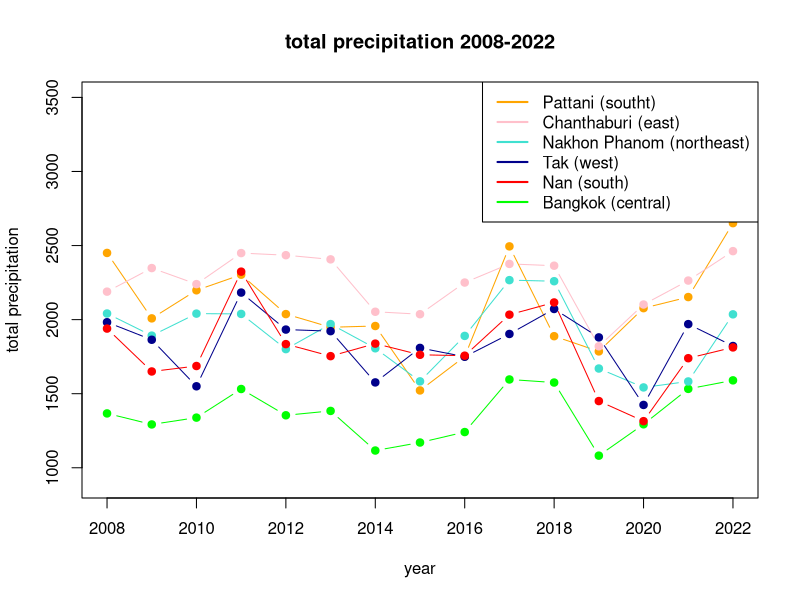
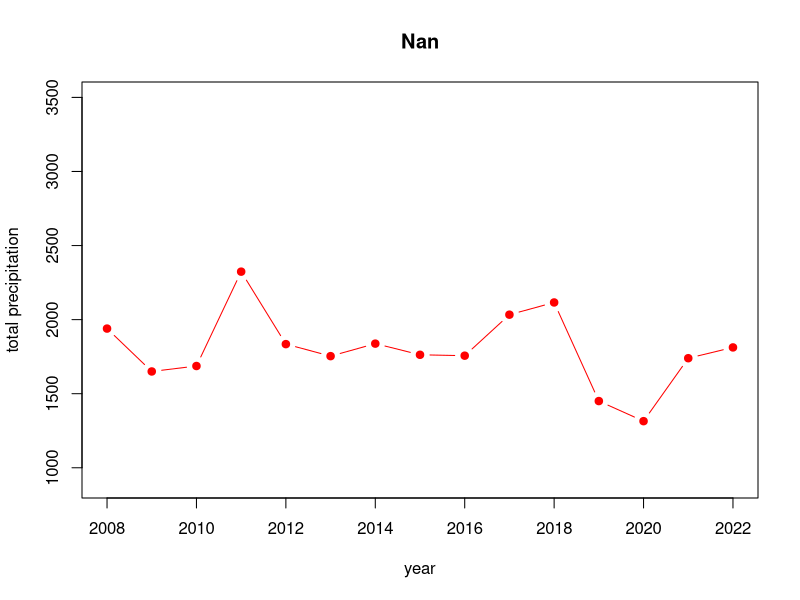
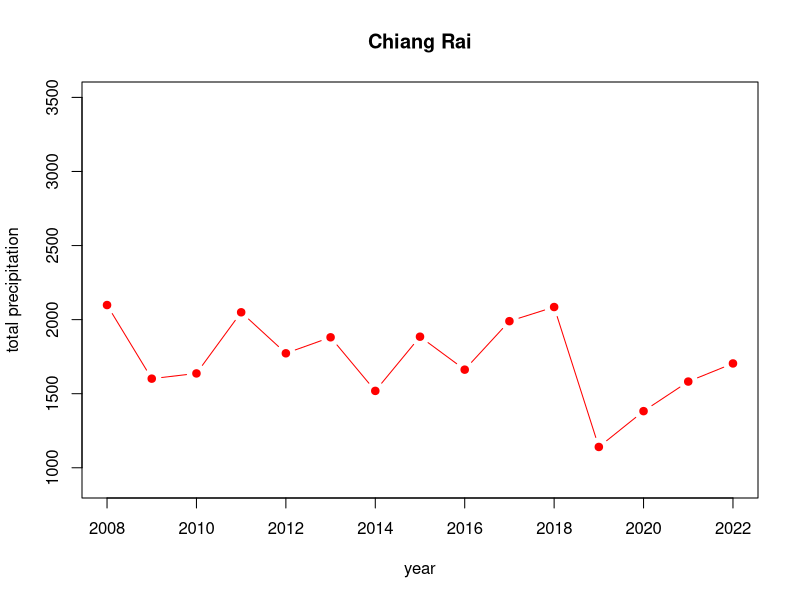
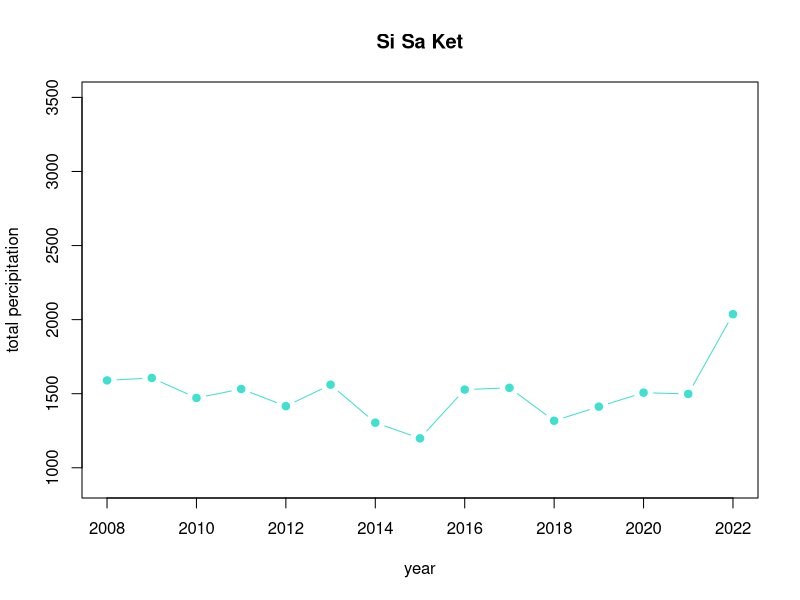
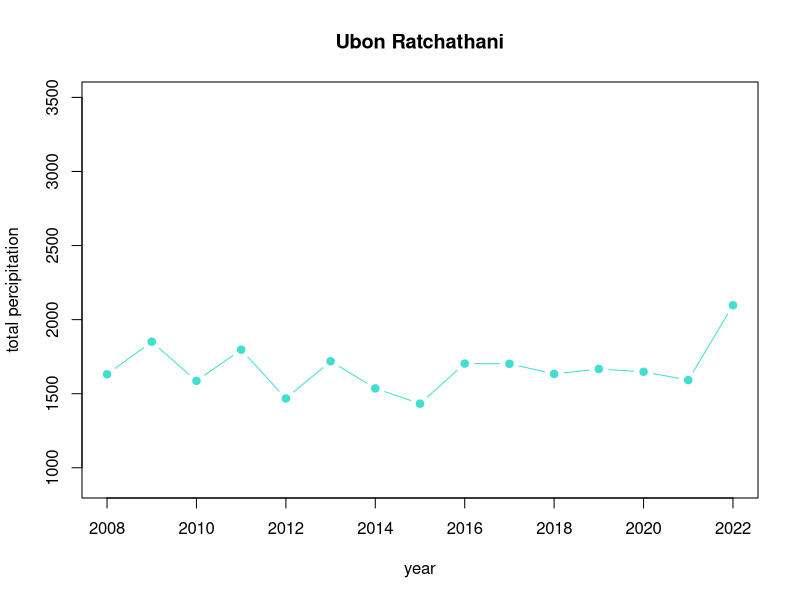
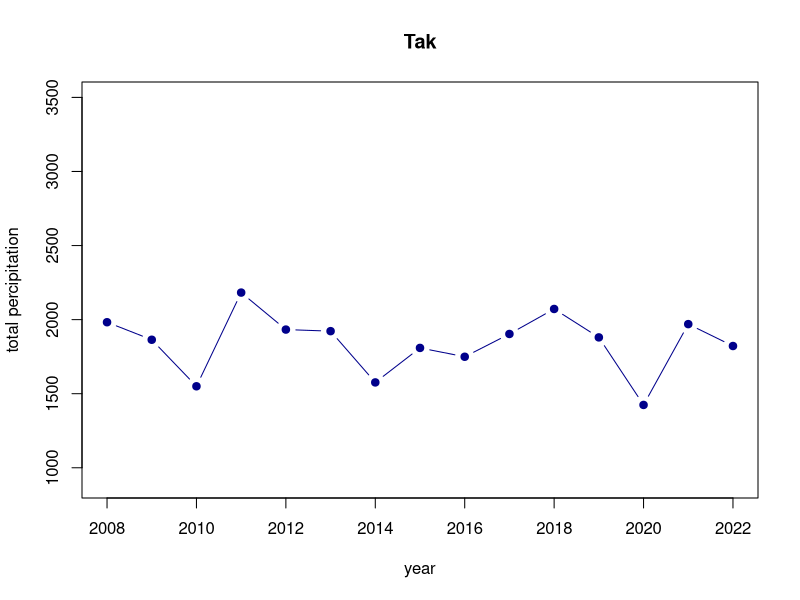
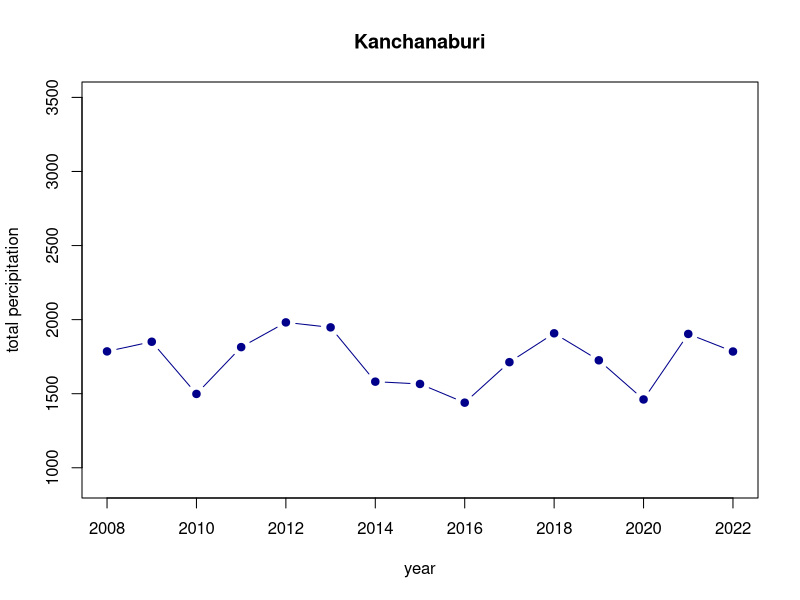
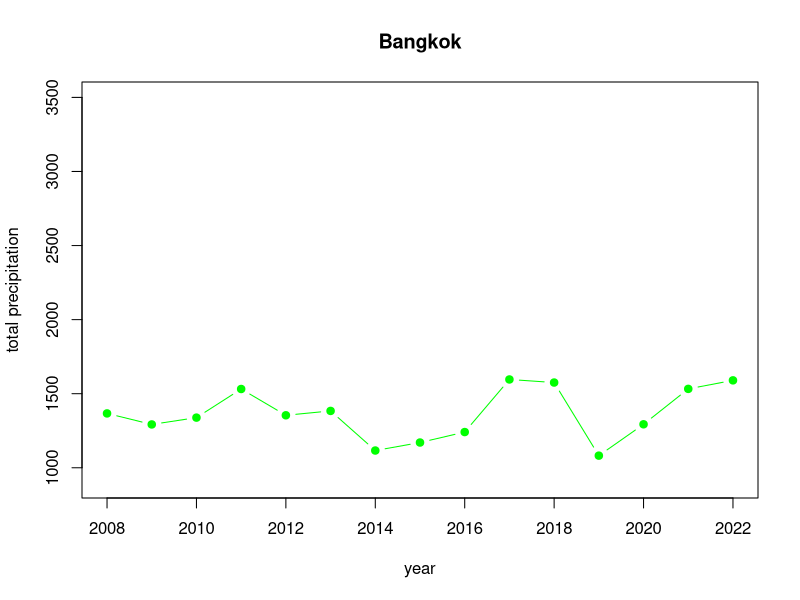

These charts were generated, in order, by the following R code:
## ---- chunk 1
install.packages("readxl")
library(readxl)
## ---- chunk 2
daymin <- read_excel("Thailand.xlsx",sheet = "era5_t2m_daymin_annual_Thailand")
daymin
## ---- chunk 3
daymax <- read_excel("Thailand.xlsx",sheet = "era5_t2m_daymax_annual_Thailand")
daymax
## ---- chunk 4
tp <- read_excel("Thailand.xlsx",sheet = "era5_tp(mm)_annual_Thailand")
tp
## ---- chunk 5
Gideon <- read_excel("Dengue_Data.xlsx",sheet = "Gideon")
Gideon
## ---- chunk 6
tp_sorted = tp[order(tp$`2022`, decreasing = TRUE), ]
tp_sorted
## ---- chunk 7
#sub districts with Highest Precipitation
tp_highest = head(tp_sorted)
tp_highest_list = tp_highest$ADM1_EN
tp_highest_list
## ---- chunk 8
#sub districts with Lowest Precipitation
tp_lowest = tail(tp_sorted) 
tp_lowest_list = tp_lowest$ADM1_EN
tp_lowest_list
## ---- chunk 9
daymax_sorted = daymax[order(daymax$`2022`, decreasing = TRUE), ]
daymax_sorted
## ---- chunk 10
#sub districts with Highest max Temperature
daymax_highest = head(daymax_sorted)
daymax_highest_list = daymax_highest$ADM1_EN
daymax_highest_list
## ---- chunk 11
#sub districts with Lowest max temperature
daymax_lowest = tail(daymax_sorted) 
daymax_lowest_list = daymax_lowest$ADM1_EN
daymax_lowest_list
## ---- chunk 12
daymin_sorted = daymin[order(daymin$`2022`, decreasing = TRUE), ]
daymin_sorted
## ---- chunk 13
#sub districts with Highest min temperature
daymin_highest = head(daymin_sorted)
daymin_highest_list = daymin_highest$ADM1_EN
daymin_highest_list
daymin_highest

## ---- chunk 14
#sub districts with Lowest min temperature
daymin_lowest = tail(daymin_sorted) 
daymin_lowest_list = daymin_lowest$ADM1_EN
daymin_lowest_list
## ---- chunk 15
temp_highest = unique(c(daymax_highest_list, daymin_highest_list))
temp_highest
## ---- chunk 16
temp_lowest = unique(c(daymax_lowest_list, daymin_lowest_list))
temp_lowest
## ---- chunk 17
temp_highest
## ---- chunk 18
temp_lowest
## ---- chunk 19
tp_highest_list
## ---- chunk 20
tp_lowest_list
## ---- chunk 21
province_names = daymax[,2]
province_names
## ---- chunk 22
#Mean over years 2008-2022 per province
tp_mean = apply(tp[,5:19], 1, mean)
tp_province_mean = cbind(province_names, tp_mean)
tp_province_mean

#Mean Min and Max Temperature per province
daymin_mean = apply(daymin[,5:19], 1, mean)
daymax_mean = apply(daymax[,5:19], 1, mean)

#Creation of a new dataframe with daymin and daymay per province
daymin_province_mean = cbind(daymin_mean, daymax_mean)
Temp_min_max = cbind(province_names, daymin_province_mean) 
Temp_min_max
## ---- chunk 23
meantemp = apply(Temp_min_max[,2:3], 1, mean)
temp_mean =  cbind(province_names, meantemp)
temp_mean
## ---- chunk 24
highest_meantemp = temp_mean[head(order(temp_mean[,2], decreasing = TRUE)),]
highest_meantemp
highest_meantemp_provinces = highest_meantemp[,1]
highest_meantemp_provinces
## ---- chunk 25
lowest_meantemp = temp_mean[tail(order(temp_mean[,2], decreasing = TRUE)),]
lowest_meantemp
lowest_meantemp_provinces = lowest_meantemp[,1]
lowest_meantemp_provinces
## ---- chunk 26
#mean of each province over all years
mean_tp = apply(tp[,5:19], 1, mean)
#add name of the provinces to the data frame
mean_tp = cbind(province_names, mean_tp)
colnames(mean_tp) = c("AMD1_EN", "meantp")
## ---- chunk 27
#sort the provinces by mean total precipitation
mean_tp[order(mean_tp[,2], decreasing = TRUE),]

#Show 6 provinces each with highest and lowest total precipitation 
highest_meantp = head(mean_tp[order(mean_tp[,2], decreasing = TRUE),])
lowest_meantp  = head(mean_tp[order(mean_tp[,2], decreasing = FALSE),])

#show the provinces together with their mean total precipitation
highest_meantp
lowest_meantp
## ---- chunk 28
provinces_north = list("Chiang Mai", "Chiang Rai", "Lampang", "Lamphun", "Mae Hong Son", "Nan", "Phayao", "Phrae", "Uttaradit")

provinces_northeastern = list("Amnat Charoen", "Bueng Kan", "Buri Ram", "Chaiyaphum", "Kalasin", "Khon Kaen", "Loei", "Maha Sarakham", "Mukdahan", "Nakhon Phanom", "Nakhon Ratchasima", "Nong Bua Lam Phu", "Nong Khai", "Roi Et", "Sakon Nakhon", "Si Sa Ket", "Surin", "Ubon Ratchathani", "Udon Thani", "Yasothon")

provinces_south = list("Chumphon", "Krabi", "Nakhon Si Thammarat", "Narathiwat", "Pattani", "Phangnga", "Phatthalung", "Phuket", "Ranong", "Satun", "Songkhla", "Surat Thani", "Trang", "Yala")

provinces_central = list("Ang Thong", "Chachoengsao", "Chai Nat", "Chanthaburi", "Chon Buri", "Kamphaeng Phet", "Kanchanaburi", "Lop Buri", "Nakhon Nayok", "Nakhon Pathom", "Nakhon Sawan", "Nonthaburi", "Pathum Thani", "Phetchabun", "Phetchaburi", "Phichit", "Phitsanulok", "Phra Nakhon Si Ayutthaya", "Prachin Buri", "Prachuap Khiri Khan", "Ratchaburi", "Rayong", "Sa Keao", "Samut Prakan", "Samut Sakhon", "Samut Songkhram", "Saraburi", "Sing Buri", "Sukhothai", "Suphan Buri", "Tak", "Trat", "Uthai Thani")
## ---- chunk 29
#provinces in North Thailand
lowest_meantemp_provinces[which(lowest_meantemp_provinces %in% provinces_north)]

#provinces in Northeastern Thailand
lowest_meantemp_provinces[which(lowest_meantemp_provinces %in% provinces_northeastern)]

#provinces in Central Thailand
lowest_meantemp_provinces[which(lowest_meantemp_provinces%in% provinces_central)]

#provinces in South Thailand
lowest_meantemp_provinces[which(lowest_meantemp_provinces %in% provinces_south)]
## ---- chunk 30
#provinces in North Thailand
highest_meantemp_provinces[which(highest_meantemp_provinces %in% provinces_north)]

#provinces in Northeastern Thailand
highest_meantemp_provinces[which(highest_meantemp_provinces %in% provinces_northeastern)]

#provinces in Central Thailand
highest_meantemp_provinces[which(highest_meantemp_provinces%in% provinces_central)]

#provinces in South Thailand
highest_meantemp_provinces[which(highest_meantemp_provinces %in% provinces_south)]
## ---- chunk 31
#provinces in North Thailand
temp_highest[which(temp_highest %in% provinces_north)]

#provinces in Northeastern Thailand
temp_highest[which(temp_highest %in% provinces_northeastern)]

#provinces in Central Thailand
temp_highest[which(temp_highest %in% provinces_central)]

#provinces in South Thailand
temp_highest[which(temp_highest %in% provinces_south)]
## ---- chunk 32
#provinces in North Thailand
temp_lowest[which(temp_lowest %in% provinces_north)]

#provinces in Northeastern Thailand
temp_lowest[which(temp_lowest %in% provinces_northeastern)]

#provinces in Central Thailand
temp_lowest[which(temp_lowest %in% provinces_central)]

#provinces in South Thailand
temp_lowest[which(temp_lowest %in% provinces_south)]
## ---- chunk 33
#provinces in North Thailand
tp_highest_list[which(tp_highest_list %in% provinces_north)]

#provinces in Northeastern Thailand
tp_highest_list[which(tp_highest_list %in% provinces_northeastern)]

#provinces in Central Thailand
tp_highest_list[which(tp_highest_list %in% provinces_central)]

#provinces in South Thailand
tp_highest_list[which(tp_highest_list %in% provinces_south)]
## ---- chunk 34
#provinces in North Thailand
tp_lowest_list[which(tp_lowest_list %in% provinces_north)]

#provinces in Northeastern Thailand
tp_lowest_list[which(tp_lowest_list %in% provinces_northeastern)]

#provinces in Central Thailand
tp_lowest_list[which(tp_lowest_list %in% provinces_central)]

#provinces in South Thailand
tp_lowest_list[which(tp_lowest_list %in% provinces_south)]
## ---- chunk 35
plot(x = colnames(tp[,5:19]), y = tp[1,5:19], type = "b", pch = 19, col = "green", xlab = "year", ylab = "total precipitation", main = "total precipitation 2008-2022", ylim = c(900,3500)); lines(colnames(tp[,5:19]), tp[75,5:19], type = "b", pch = 19, col = "orange"); lines(colnames(tp[,5:19]), tp[37,5:19], type = "b", pch = 19, col = "turquoise"); lines(colnames(tp[,5:19]), tp[13,5:19], type = "b", pch = 19, col = "pink"); lines(colnames(tp[,5:19]), tp[51,5:19], type = "b", pch = 19, col = "darkblue"); lines(colnames(tp[,5:19]), tp[44,5:19], type = "b", pch = 19, col = "red"); 

legend(x = "topright",          
       legend = c("Pattani (southt)", "Chanthaburi (east)", "Nakhon Phanom (northeast)", "Tak (west)", "Nan (south)", "Bangkok (central)"),  
       lty = c(1),           
       col = c(col= "orange",col="pink", col="turquoise",col="darkblue",col="red", col="green"),           
       lwd = 2)      
## ---- chunk 36
##total precipitation in different parts of thailands (directions based on "map_provinces")

#north
plot(x = colnames(tp[,5:19]), y = tp[44,5:19], type = "b", pch = 19, col="red", ylim = c(900,3500), xlab = "year", ylab = "total precipitation", main = tp[44,2])
plot(x = colnames(tp[,5:19]), y = tp[46,5:19], type = "b", pch = 19, col="red", ylim = c(900,3500), xlab = "year", ylab = "total precipitation", main = tp[46,2])

#northeast
plot(x = colnames(tp[,5:19]), y = tp[22,5:19], type = "b", pch = 19, col="turquoise", ylim = c(900,3500), xlab = "year", ylab = "total percipitation", main = tp[22,2])
plot(x = colnames(tp[,5:19]), y = tp[23,5:19], type = "b", pch = 19, col="turquoise", ylim = c(900,3500), xlab = "year", ylab = "total percipitation", main = tp[23,2])

#west
plot(x = colnames(tp[,5:19]), y = tp[51,5:19], type = "b", pch = 19, col="darkblue", ylim = c(900,3500), xlab = "year", ylab = "total percipitation", main = tp[51,2])
plot(x = colnames(tp[,5:19]), y = tp[57,5:19], type = "b", pch = 19, col="darkblue", ylim = c(900,3500), xlab = "year", ylab = "total percipitation", main = tp[57,2])


#central
plot(x = colnames(tp[,5:19]), y = tp[1,5:19], type = "b", pch = 19, col="green", ylim = c(900,3500), xlab = "year", ylab = "total precipitation", main = tp[1,2])
plot(x = colnames(tp[,5:19]), y = tp[2,5:19], type = "b", pch = 19, col="green", ylim = c(900,3500), xlab = "year", ylab = "total precipitation", main = tp[2,2])

#east
plot(x = colnames(tp[,5:19]), y = tp[13,5:19], type = "b", pch = 19, col="pink", ylim = c(900,3500), xlab = "year", ylab = "total precipitation", main = tp[13,2])
plot(x = colnames(tp[,5:19]), y = tp[14,5:19], type = "b", pch = 19, col="pink", ylim = c(900,3500), xlab = "year", ylab = "total precipitation", main = tp[14,2])

#south
plot(x = colnames(tp[,5:19]), y = tp[75,5:19], type = "b", pch = 19, col="orange", ylim = c(900,3500), xlab = "year", ylab = "total precipitation", main = tp[75,2])
plot(x = colnames(tp[,5:19]), y = tp[70,5:19], type = "b", pch = 19, col="orange", ylim = c(900,3500), xlab = "year", ylab = "total precipitation", main = tp[70,2])

## ---- chunk 37
hist(tp$"2008", ylim=c(0,20), breaks=15, main = colnames(tp[,5]), xlab = "total precipitation")
hist(tp$"2009", ylim=c(0,20), breaks=15, main = colnames(tp[,6]), xlab = "total precipitation")
hist(tp$"2010", ylim=c(0,20), breaks=15, main = colnames(tp[,7]), xlab = "total precipitation")
hist(tp$"2011", ylim=c(0,20), breaks=15, main = colnames(tp[,8]), xlab = "total precipitation")
hist(tp$"2012", ylim=c(0,20), breaks=15, main = colnames(tp[,9]), xlab = "total precipitation")
hist(tp$"2013", ylim=c(0,20), breaks=15, main = colnames(tp[,10]), xlab = "total precipitation")
hist(tp$"2014", ylim=c(0,20), breaks=15, main = colnames(tp[,11]), xlab = "total precipitation")
hist(tp$"2015", ylim=c(0,20), breaks=15, main = colnames(tp[,12]), xlab = "total precipitation")
hist(tp$"2016", ylim=c(0,20), breaks=15, main = colnames(tp[,13]), xlab = "total precipitation")
hist(tp$"2017", ylim=c(0,20), breaks=15, main = colnames(tp[,14]), xlab = "total precipitation")
hist(tp$"2018", ylim=c(0,20), breaks=15, main = colnames(tp[,15]), xlab = "total precipitation")
hist(tp$"2019", ylim=c(0,20), breaks=15, main = colnames(tp[,16]), xlab = "total precipitation")
hist(tp$"2020", ylim=c(0,20), breaks=15, main = colnames(tp[,17]), xlab = "total precipitation")
hist(tp$"2021", ylim=c(0,20), breaks=15, main = colnames(tp[,18]), xlab = "total precipitation")
hist(tp$"2022", ylim=c(0,20), breaks=15, main = colnames(tp[,19]), xlab = "total precipitation")
## ---- chunk 38
#load Dengue cases and death
cases = read_excel("Dengue_Data.xlsx", sheet = "Dengue_cases")
death = read_excel("Dengue_Data.xlsx", sheet = "Denge_deaths")


#clean data just for Thailand
cases_Thai = cases[,c(1,3)]
death_Thai = death[,c(1,3)]


#plot to see cases and death numbers over time
plot(cases_Thai, type = "b", pch = 19, main = "Dengue cases Thailand"); plot(death_Thai, type = "b", pch = 19, main = "Dengue deaths Thailand") 
